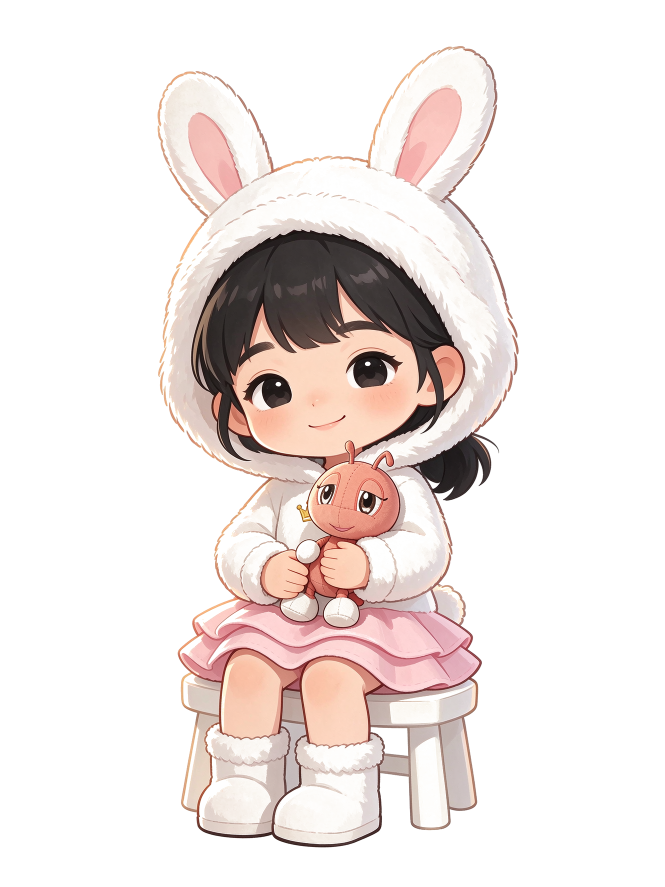
#> input picture desktop-shell/assets/ranran_base_hi.png, 1330 x 1773 px (shown at 1/2 size); its folder holds 5 pictures in this run
$ python finalize_assets.py
#> lines starting #> are read from the running program, lines starting #| are printed output that depends on the picture
"""最终素材管线：所有素材按"显示尺寸 × 2"预先用 LANCZOS 缩放，避免浏览器做 4~6 倍双线性降采样。
- 她的立绘：1330×1773 母版 → 686×912（CSS 显示 343×456，dpr 1.5 下 1:1.33，仍走降采样但只 2 倍）
- 小蚂蚁：内容高 240px（CSS 显示 120px），格位按最大宽统一，底边对齐
原始 1330 帧归档到 art/source/frames/，assets 里只留 2 倍图。
"""
import glob
import json
import os
import shutil

from PIL import Image
from pathlib import Path

_ROOT = Path(__file__).resolve().parents[1]

ROOT = str(_ROOT)
ASSETS = os.path.join(ROOT, "desktop-shell", "assets")
FRAME_ARCHIVE = os.path.join(ROOT, "art", "source", "frames")
TMP = os.path.join(ASSETS, "_tmp_frames")

HER_W, HER_H = 686, 912          # = 343×456 的 2 倍
ANT_CONTENT_H = 240              # = 显示 120px 的 2 倍
ANT_PAD = 12

HER_FRAMES = ["base", "blink", "talk", "smile", "turn", "turnL", "wave", "noant"]


def resize_her():
    os.makedirs(FRAME_ARCHIVE, exist_ok=True)
    for key in HER_FRAMES:
        src = os.path.join(ASSETS, f"ranran_{key}_hi.png")
        if not os.path.exists(src):
            print("缺帧:", src)
            continue
        im = Image.open(src).convert("RGBA")
#> im is the input picture: PIL image 1330x1773 RGBA; mean R, G, B, A 237.7, 228.4, 224.6, 70
        dst = im.resize((HER_W, HER_H), Image.LANCZOS)
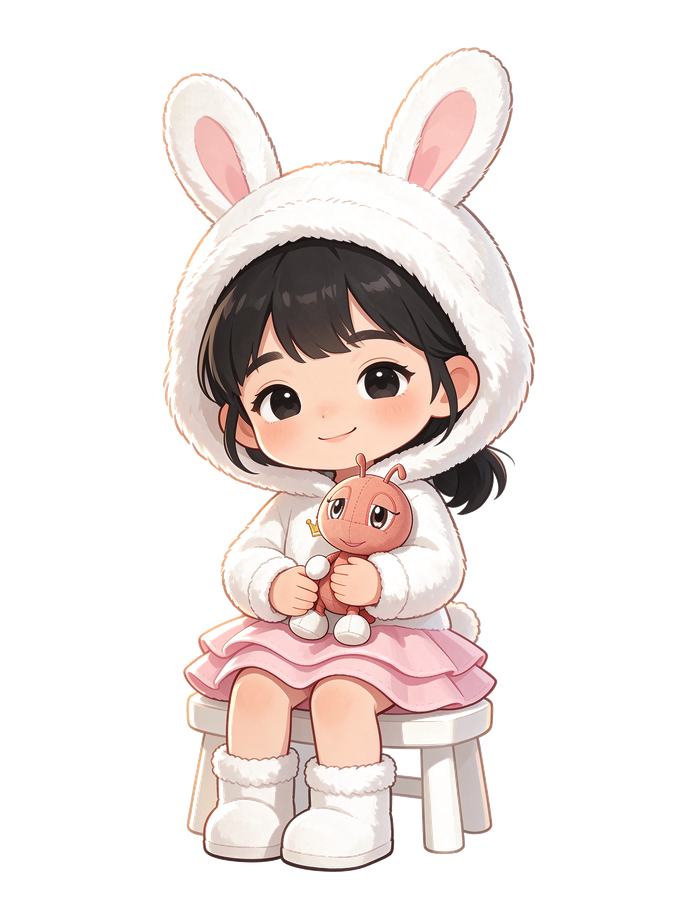
#> dst: PIL image 686x912 RGBA; mean R, G, B, A 73, 63.7, 60.3, 69.9; transparent parts drawn white
        dst.save(os.path.join(ASSETS, f"ranran_{key}_2x.png"), "PNG", optimize=True)
        arch = os.path.join(FRAME_ARCHIVE, f"ranran_{key}_master.png")
        if not os.path.exists(arch):
            shutil.copy2(src, arch)
        print(f"ranran_{key}_2x.png  {dst.size}  {os.path.getsize(os.path.join(ASSETS, f'ranran_{key}_2x.png'))/1024:.0f}KB")
#| ranran_base_2x.png  (686, 912)  524KB
#> pass 2 of the loop in resize_her, `for key in HER_FRAMES:`:
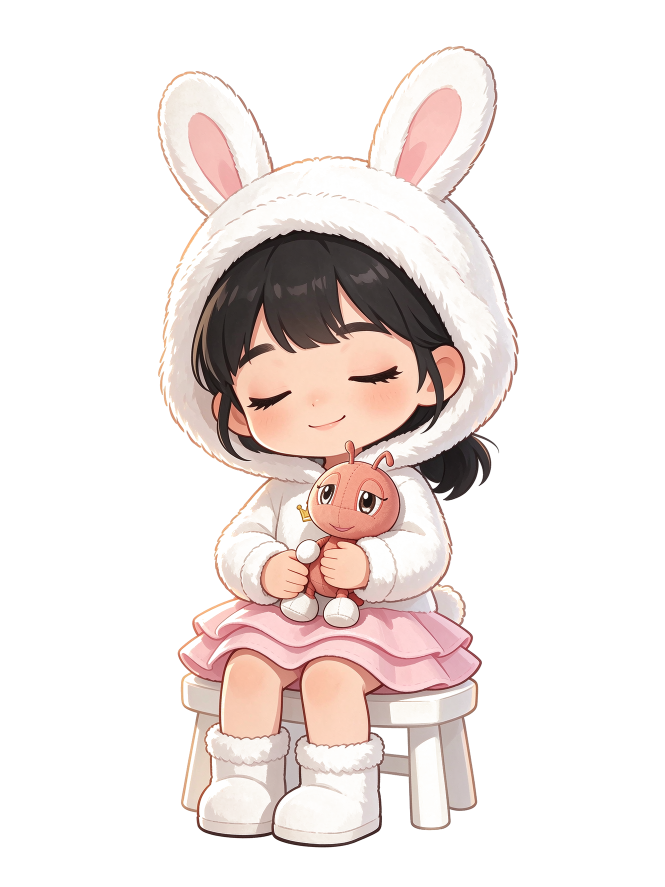
#> input picture desktop-shell/assets/ranran_blink_hi.png, 1330 x 1773 px (shown at 1/2 size)
#> in resize_her, im is the input picture: PIL image 1330x1773 RGBA; mean R, G, B, A 238.2, 228.8, 224.9, 70.1
#> in resize_her, `dst = im.resize((HER_W, HER_H), Image.LANCZOS)`:
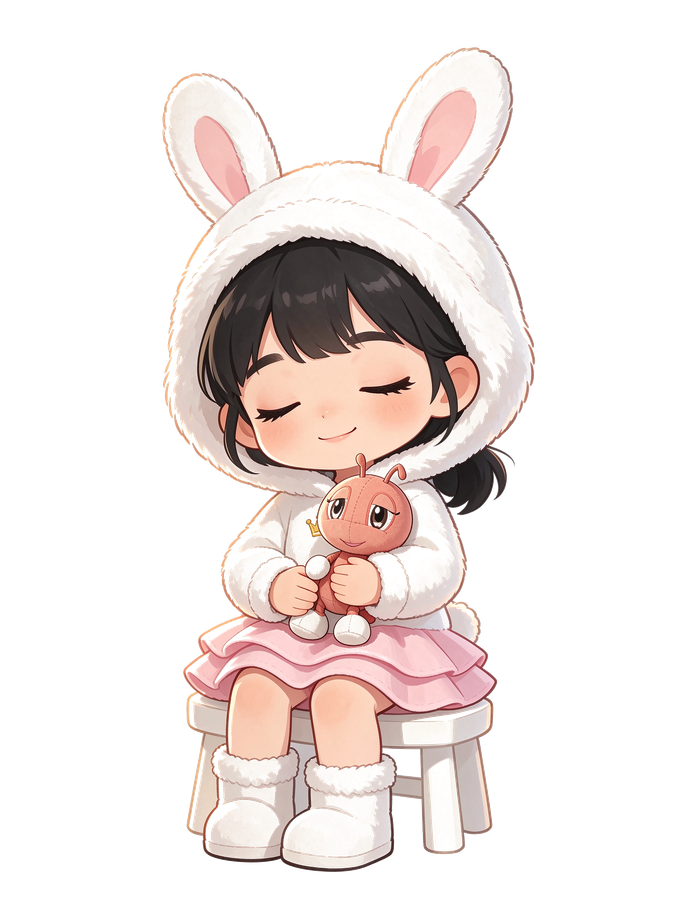
#> dst: PIL image 686x912 RGBA; mean R, G, B, A 73.5, 64, 60.6, 70; transparent parts drawn white
#| ranran_blink_2x.png  (686, 912)  521KB


def luma(r, g, b):
    return 0.299 * r + 0.587 * g + 0.114 * b


def key_white(im):
    """边缘泛洪去底：只删连到边框的白，保留眼里的白色高光"""
    from PIL import ImageChops, ImageDraw
    hsv = im.convert("RGB").convert("HSV")
    s, v = hsv.split()[1], hsv.split()[2]
    cand = ImageChops.multiply(
        s.point(lambda x: 255 if x < 26 else 0),
        v.point(lambda x: 255 if x >= 228 else 0),
    )
    w, h = im.size
    pmask = Image.new("L", (w + 2, h + 2), 255)
    pmask.paste(cand, (1, 1))
    ImageDraw.floodfill(pmask, (0, 0), 128, thresh=0)
    bg = pmask.crop((1, 1, w + 1, h + 1)).point(lambda x: 255 if x == 128 else 0)
    ramp = v.point(lambda x: max(0, min(255, int((246 - x) / 18 * 255))))
    alpha = Image.new("L", im.size, 255)
    alpha.paste(ramp, (0, 0), bg)
    out = im.convert("RGBA")
    out.putalpha(alpha)
    return out


def build_ant():
    files = sorted(glob.glob(os.path.join(TMP, "ant_*.png")))
    order = ["idle", "walkA", "walkB", "run", "sit", "look"]
    files = [os.path.join(TMP, f"ant_{i}_{n}.png") for i, n in enumerate(order)]
    frames = []
    for p in files:
#> (the run stopped early here; a loop or call above may not have finished)
